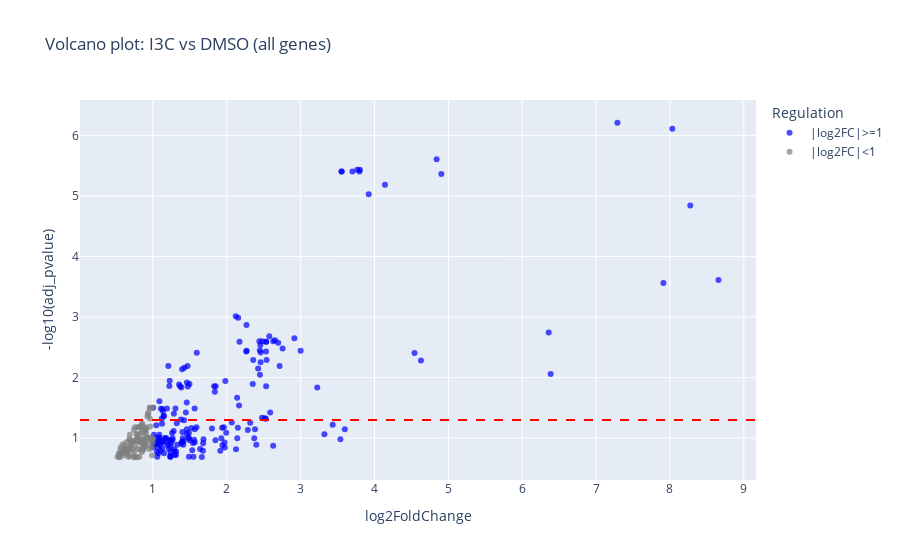

The cell this chart's notebook holds for it:
### Markdown cell above
### Inspect top differentially expressed genes
We can view the top results directly as a table using `assistant.top_table.head()`.  
Not only are tabular results available, but we can also visualize the data with built-in plotting functions to better understand expression changes.

### Code cell
plot_volcano(assistant)
